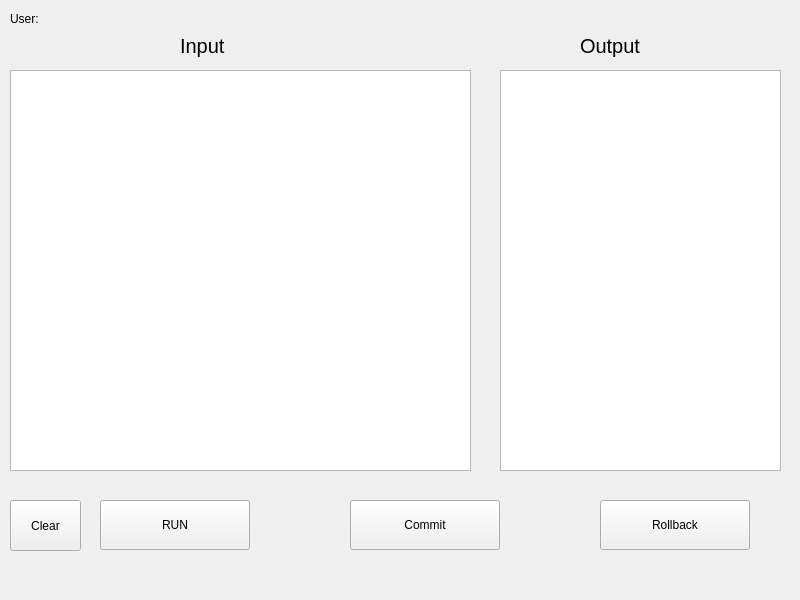
<?xml version="1.0" encoding="UTF-8"?>
<ui version="4.0">
 <class>SQLManagementWindow</class>
 <widget class="QMainWindow" name="SQLManagementWindow">
  <property name="geometry">
   <rect>
    <x>0</x>
    <y>0</y>
    <width>800</width>
    <height>600</height>
   </rect>
  </property>
  <property name="windowTitle">
   <string>MainWindow</string>
  </property>
  <widget class="QWidget" name="centralwidget">
   <widget class="QListWidget" name="listWidget">
    <property name="geometry">
     <rect>
      <x>500</x>
      <y>70</y>
      <width>281</width>
      <height>401</height>
     </rect>
    </property>
   </widget>
   <widget class="QPlainTextEdit" name="codePlainTextEdit">
    <property name="geometry">
     <rect>
      <x>10</x>
      <y>70</y>
      <width>461</width>
      <height>401</height>
     </rect>
    </property>
    <property name="plainText">
     <string/>
    </property>
    <property name="overwriteMode">
     <bool>true</bool>
    </property>
   </widget>
   <widget class="QPushButton" name="runButton">
    <property name="geometry">
     <rect>
      <x>100</x>
      <y>500</y>
      <width>150</width>
      <height>50</height>
     </rect>
    </property>
    <property name="text">
     <string>RUN</string>
    </property>
   </widget>
   <widget class="QPushButton" name="pushButton">
    <property name="geometry">
     <rect>
      <x>350</x>
      <y>500</y>
      <width>150</width>
      <height>50</height>
     </rect>
    </property>
    <property name="text">
     <string>Commit</string>
    </property>
   </widget>
   <widget class="QPushButton" name="pushButton_2">
    <property name="geometry">
     <rect>
      <x>600</x>
      <y>500</y>
      <width>150</width>
      <height>50</height>
     </rect>
    </property>
    <property name="text">
     <string>Rollback</string>
    </property>
   </widget>
   <widget class="QLabel" name="label">
    <property name="geometry">
     <rect>
      <x>580</x>
      <y>30</y>
      <width>121</width>
      <height>31</height>
     </rect>
    </property>
    <property name="font">
     <font>
      <pointsize>15</pointsize>
     </font>
    </property>
    <property name="text">
     <string>Output</string>
    </property>
   </widget>
   <widget class="QLabel" name="label_2">
    <property name="geometry">
     <rect>
      <x>180</x>
      <y>30</y>
      <width>121</width>
      <height>31</height>
     </rect>
    </property>
    <property name="font">
     <font>
      <pointsize>15</pointsize>
     </font>
    </property>
    <property name="text">
     <string>Input</string>
    </property>
   </widget>
   <widget class="QLabel" name="label_3">
    <property name="geometry">
     <rect>
      <x>10</x>
      <y>10</y>
      <width>41</width>
      <height>17</height>
     </rect>
    </property>
    <property name="text">
     <string>User:</string>
    </property>
   </widget>
   <widget class="QLabel" name="label_user">
    <property name="geometry">
     <rect>
      <x>60</x>
      <y>10</y>
      <width>67</width>
      <height>17</height>
     </rect>
    </property>
    <property name="font">
     <font>
      <pointsize>11</pointsize>
     </font>
    </property>
    <property name="text">
     <string/>
    </property>
   </widget>
   <widget class="QPushButton" name="pushButton_3">
    <property name="geometry">
     <rect>
      <x>10</x>
      <y>500</y>
      <width>71</width>
      <height>51</height>
     </rect>
    </property>
    <property name="text">
     <string>Clear</string>
    </property>
   </widget>
  </widget>
 </widget>
 <resources/>
 <connections/>
</ui>
